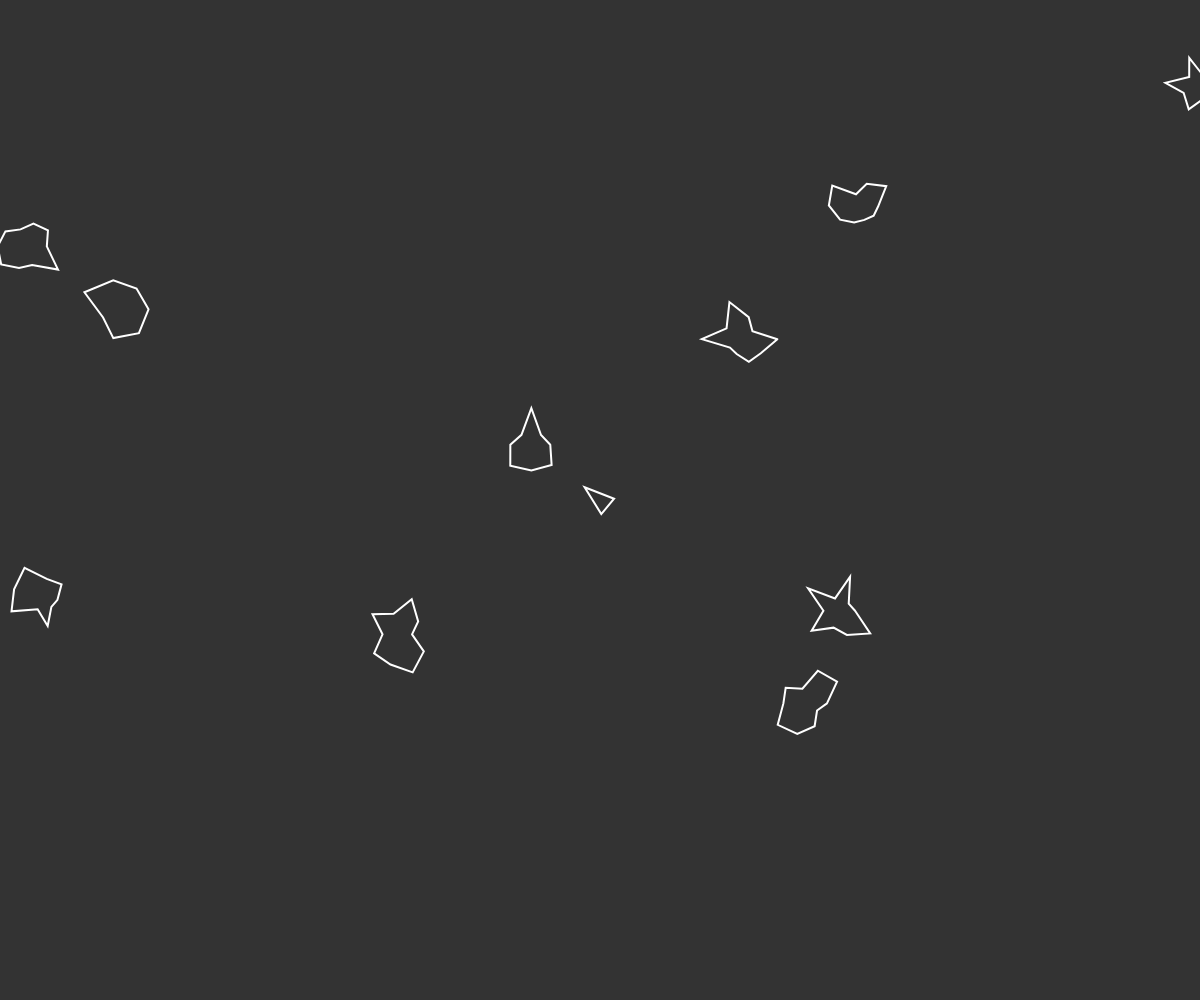
Frame 1 (no input)
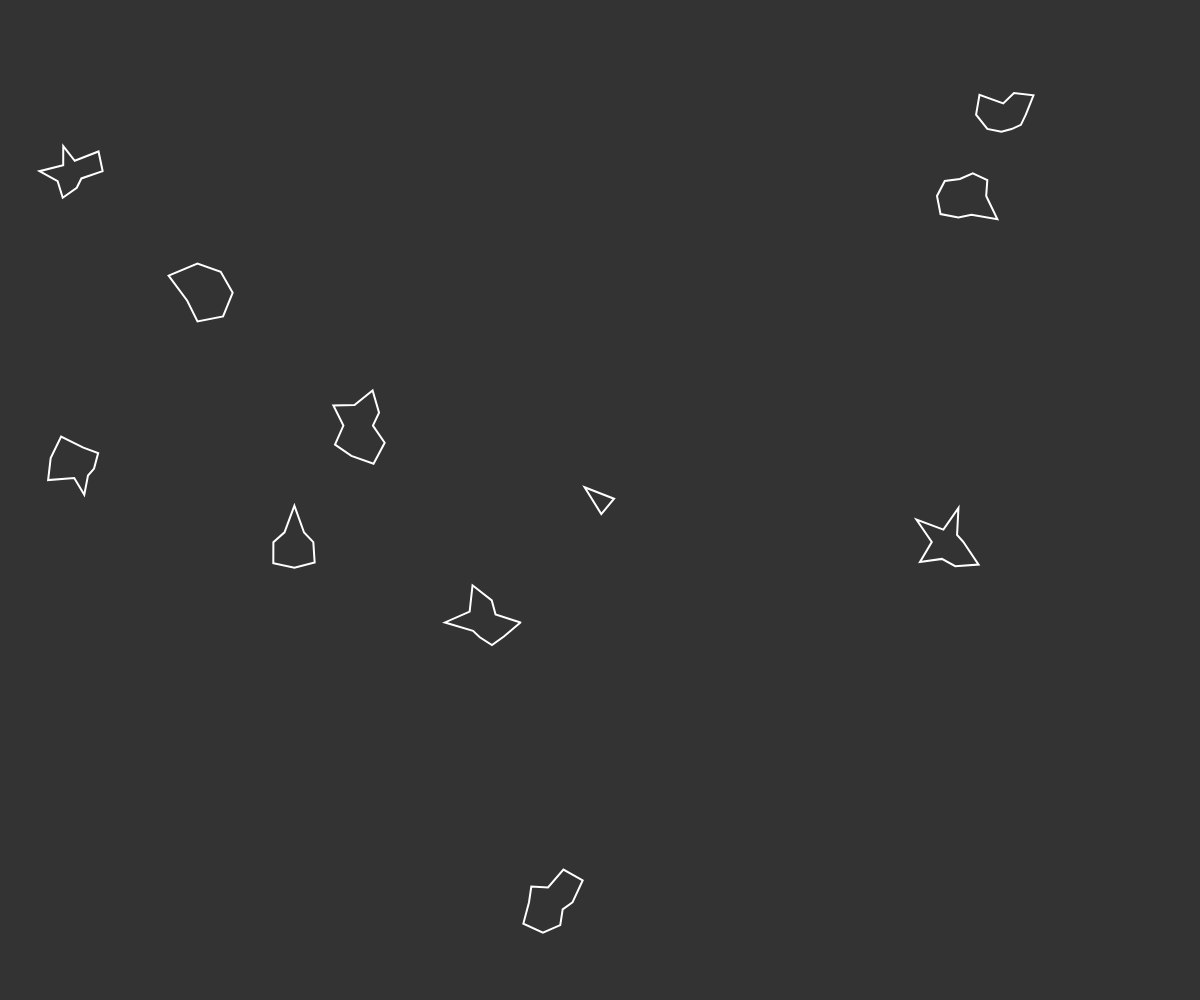
Frame 60 (no input)
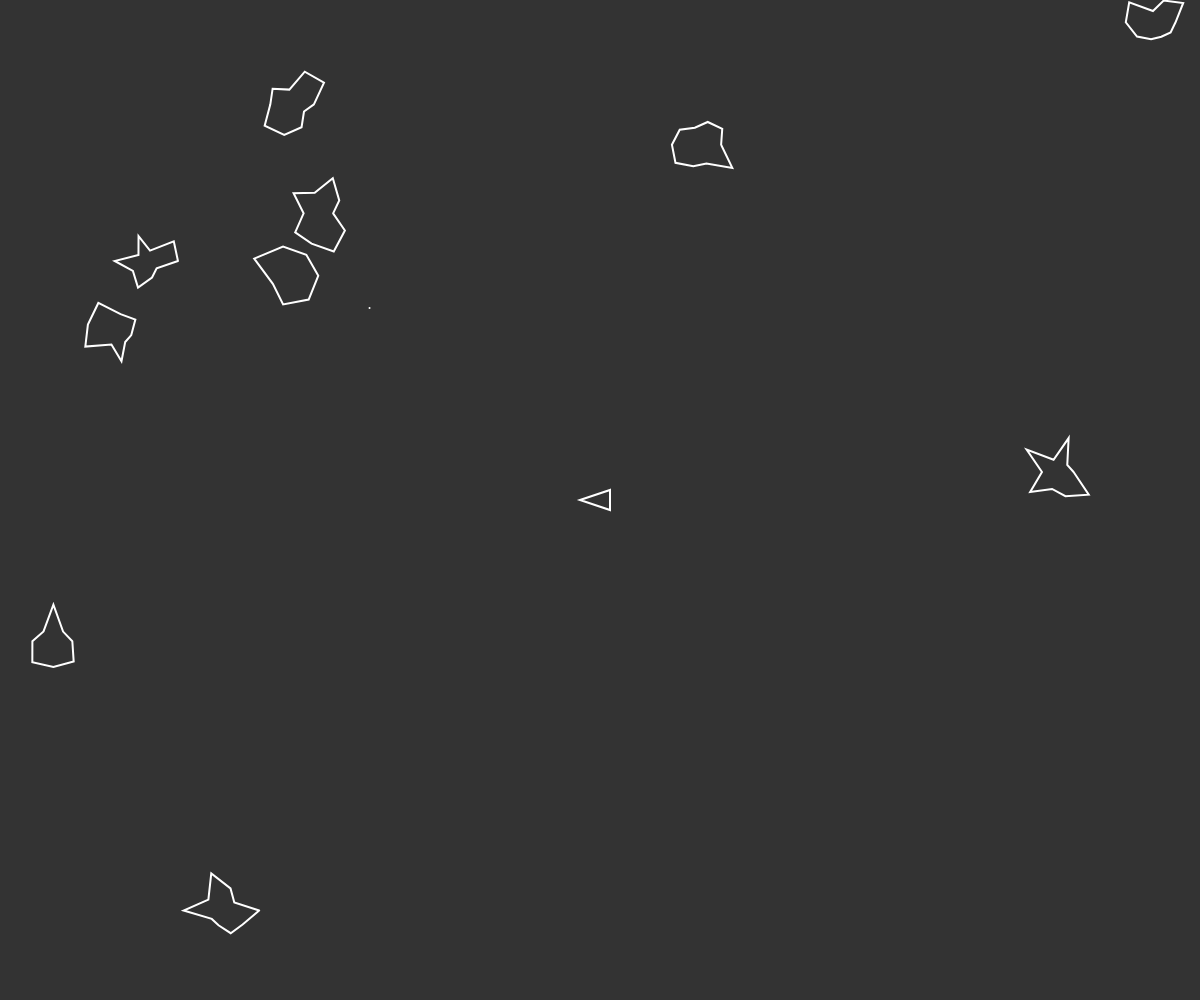
Frame 120 (the mouse pressed at the canvas centre since frame 60)

The p5.js sketch that drew these frames (run headless with seeded random() and noise() and a simulated clock; from frame 60 on, the mouse is pressed at the canvas centre):

// p5.js sketch
// ── sketch.js
let player;
let asteroids = [];
let bullets = [];

function setup() {
    createCanvas(windowWidth, windowHeight);

    player = new Ship(bullets);
    for (let i = 0; i < 10; i++) {
        asteroids.push(new Asteroid());
    }

    stroke(255);
    strokeWeight(2);
    noFill();
    frameRate(144);
    window.addEventListener("contextmenu", e => e.preventDefault());
}

function draw() {
    background(51);

    for (let asteroid of asteroids) {
        asteroid.update();
    }
    for (let bullet of bullets) {
        bullet.update();
    }
    player.update();

    
    for (let asteroid of asteroids) {
        asteroid.display();
    }
    for (let bullet of bullets) {
        bullet.display();
    }
    player.display();
}

function mousePressed(e) {
    player.mousePressed(e);
}
function mouseReleased(e) {
    player.mouseReleased(e);
}
// ── g.asteroid.js
// TODO: Collisions (bonking around)
// TODO: Speed with deltaTime
// TODO: Death (split into 2+ children)

class Asteroid {
    constructor(x=random(width), y=random(height), splits=10) {
        const MAX_VEL = 15;
        this.pos = createVector(x, y);
        this.vel = createVector(random(-MAX_VEL, MAX_VEL), random(-MAX_VEL, MAX_VEL));
        this.splits = splits;
        this.radii = [];
        let numPoints = random(6, 10);
        for (let i = 0; i < numPoints; i++) {
            this.radii.push(random(1, 4));
        }
    }

    update() {
        this.pos.add(this.vel.copy().mult(deltaTime/50));
        this.pos.x = (this.pos.x + width) % width;
        this.pos.y = (this.pos.y + height) % height;
    }

    display() {
        push();
        translate(this.pos.x, this.pos.y);

        beginShape();
        for (let point in this.radii) {
            let a = map(point, 0, this.radii.length, 0, TWO_PI);
            vertex(this.radii[point]*cos(a)*this.splits, this.radii[point]*sin(a)*this.splits);
        }
        vertex(this.radii[0]*cos(0)*this.splits, this.radii[0]*sin(0)*this.splits);
        endShape();
        pop();
    }
}
// ── g.bullet.js
// TODO: Collide with Asteroids
// TODO: Speed with deltaTime
// TODO: Bullet lifespan
// IDEA: Penetration
// IDEA: Speed
// IDEA: Lifespan

class Bullet {
    constructor(pos, facing) {
        const MAX_VEL = 15;
        this.pos = pos;
        this.vel = createVector(1, 0).setHeading(facing).setMag(MAX_VEL);
    }

    display() {
        push();
        translate(this.pos.x, this.pos.y);

        point(0, 0);
        pop();
    }

    update() {
        this.pos.add(this.vel.copy().mult(deltaTime/50));
        this.pos.x = (this.pos.x + width) % width;
        this.pos.y = (this.pos.y + height) % height;
    }
}
// ── g.ship.js
// TODO: Limit firing
// TODO: Death on collide
// IDEA: Shooting type (multi, rapid, precise, etc.)
// IDEA: Shield, lives

class Ship {
    constructor(bullets, x = width/2, y = height/2) {
        this.pos = createVector(x, y);
        this.vel = createVector(0, 0);
        this.acc = createVector(0, 1);
        this.facing = 0;
        this.thrust = 0;
        this.mass = 2;

        this.bullets = bullets;
    }

    update() {
        this.facing = createVector(this.pos.x - mouseX, this.pos.y - mouseY).heading() - PI/2;

        this.pos.add(this.vel.copy().mult(deltaTime/50));
        let acc = this.acc.copy();
        acc.setHeading(this.facing - PI/2);
        acc.setMag(this.thrust / this.mass);
        this.vel.add(acc.mult(deltaTime/50));
        if (acc.mag() == 0) {
            this.vel.mult(0.99);
        }
        this.pos.x = (this.pos.x + width) % width;
        this.pos.y = (this.pos.y + height) % height;
    }

    fire() {
        let bullet = new Bullet(this.pos.copy(), this.facing - PI/2);
        this.bullets.push(bullet);
    }

    mousePressed(e) {
        if (e.which == 3) {
            this.thrust = 1;
        }
        if (e.which == 1) {
            this.fire();
        }
    }
    mouseReleased(e) {
        if (e.which == 3) {
            this.thrust = 0;
        }
    }

    display() {
        for (let i = -1; i <= 1; i++) {
            for (let j = -1; j <= 1; j++) {
                push();
                translate(width*i+this.pos.x, height*j+this.pos.y);
                rotate(this.facing);
        
                triangle(0, -20, 10, 10, -10, 10);
        
                pop();
            }
        }
    }
}
// ── style.css
html, body {
  margin: 0;
  padding: 0;
}

canvas {
  display: block;
  /* background-image: linear-gradient(-60deg, #77A0A9, #ED254E, #F9DC5C, #ED254E, #77A0A9); */
}
